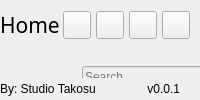
        <widget class="QFrame" name="contentBox">
         <layout class="QVBoxLayout" name="verticalLayout_2">
          <property name="spacing">
           <number>0</number>
          </property>
          <property name="leftMargin">
           <number>0</number>
          </property>
          <property name="topMargin">
           <number>0</number>
          </property>
          <property name="rightMargin">
           <number>0</number>
          </property>
          <property name="bottomMargin">
           <number>0</number>
          </property>
          <item>
           <widget class="QFrame" name="contentTopBg">
            <property name="minimumSize">
             <size>
              <width>0</width>
              <height>50</height>
             </size>
            </property>
            <property name="maximumSize">
             <size>
              <width>16777215</width>
              <height>50</height>
             </size>
            </property>
            <layout class="QHBoxLayout" name="horizontalLayout">
             <property name="spacing">
              <number>0</number>
             </property>
             <property name="leftMargin">
              <number>0</number>
             </property>
             <property name="topMargin">
              <number>0</number>
             </property>
             <property name="rightMargin">
              <number>10</number>
             </property>
             <property name="bottomMargin">
              <number>0</number>
             </property>
             <item>
              <widget class="QFrame" name="leftBox">
               <property name="sizePolicy">
                <sizepolicy hsizetype="Expanding" vsizetype="Preferred">
                 <horstretch>0</horstretch>
                 <verstretch>0</verstretch>
                </sizepolicy>
               </property>
               <layout class="QHBoxLayout" name="horizontalLayout_3">
                <property name="spacing">
                 <number>0</number>
                </property>
                <property name="leftMargin">
                 <number>0</number>
                </property>
                <property name="topMargin">
                 <number>0</number>
                </property>
                <property name="rightMargin">
                 <number>0</number>
                </property>
                <property name="bottomMargin">
                 <number>0</number>
                </property>
                <item>
                 <widget class="QLabel" name="titleRightInfo">
                  <property name="sizePolicy">
                   <sizepolicy hsizetype="Preferred" vsizetype="Expanding">
                    <horstretch>0</horstretch>
                    <verstretch>0</verstretch>
                   </sizepolicy>
                  </property>
                  <property name="maximumSize">
                   <size>
                    <width>16777215</width>
                    <height>45</height>
                   </size>
                  </property>
                  <property name="font">
                   <font>
                    <family>Exo SemiBold</family>
                    <pointsize>16</pointsize>
                    <italic>false</italic>
                    <stylestrategy>PreferAntialias</stylestrategy>
                    <fontweight>ExtraBold</fontweight>
                   </font>
                  </property>
                  <property name="styleSheet">
                   <string notr="true">font: 800 16pt &quot;Exo SemiBold&quot;;</string>
                  </property>
                  <property name="text">
                   <string>Home</string>
                  </property>
                 </widget>
                </item>
               </layout>
              </widget>
             </item>
             <item>
              <widget class="QFrame" name="rightButtons">
               <property name="sizePolicy">
                <sizepolicy hsizetype="Preferred" vsizetype="Preferred">
                 <horstretch>0</horstretch>
                 <verstretch>0</verstretch>
                </sizepolicy>
               </property>
               <property name="minimumSize">
                <size>
                 <width>0</width>
                 <height>28</height>
                </size>
               </property>
               <layout class="QHBoxLayout" name="horizontalLayout_6">
                <property name="spacing">
                 <number>5</number>
                </property>
                <property name="leftMargin">
                 <number>0</number>
                </property>
                <property name="topMargin">
                 <number>0</number>
                </property>
                <property name="rightMargin">
                 <number>0</number>
                </property>
                <property name="bottomMargin">
                 <number>0</number>
                </property>
                <item>
                 <widget class="QPushButton" name="settingsTopBtn">
                  <property name="minimumSize">
                   <size>
                    <width>28</width>
                    <height>28</height>
                   </size>
                  </property>
                  <property name="maximumSize">
                   <size>
                    <width>28</width>
                    <height>28</height>
                   </size>
                  </property>
                  <property name="cursor">
                   <cursorShape>PointingHandCursor</cursorShape>
                  </property>
                  <property name="toolTip">
                   <string>&lt;html&gt;&lt;head/&gt;&lt;body&gt;&lt;p&gt;Settings&lt;/p&gt;&lt;/body&gt;&lt;/html&gt;</string>
                  </property>
                  <property name="text">
                   <string/>
                  </property>
                  <property name="icon">
                   <iconset resource="resources.qrc">
                    <normaloff>:/icons/images/icons/icon_settings.png</normaloff>:/icons/images/icons/icon_settings.png</iconset>
                  </property>
                  <property name="iconSize">
                   <size>
                    <width>20</width>
                    <height>20</height>
                   </size>
                  </property>
                 </widget>
                </item>
                <item>
                 <widget class="QPushButton" name="minimizeAppBtn">
                  <property name="minimumSize">
                   <size>
                    <width>28</width>
                    <height>28</height>
                   </size>
                  </property>
                  <property name="maximumSize">
                   <size>
                    <width>28</width>
                    <height>28</height>
                   </size>
                  </property>
                  <property name="cursor">
                   <cursorShape>PointingHandCursor</cursorShape>
                  </property>
                  <property name="toolTip">
                   <string>&lt;html&gt;&lt;head/&gt;&lt;body&gt;&lt;p&gt;Minimize&lt;/p&gt;&lt;/body&gt;&lt;/html&gt;</string>
                  </property>
                  <property name="layoutDirection">
                   <enum>Qt::LayoutDirection::LeftToRight</enum>
                  </property>
                  <property name="autoFillBackground">
                   <bool>false</bool>
                  </property>
                  <property name="text">
                   <string/>
                  </property>
                  <property name="icon">
                   <iconset resource="resources.qrc">
                    <normaloff>:/icons/images/icons/icon_minimize.png</normaloff>:/icons/images/icons/icon_minimize.png</iconset>
                  </property>
                  <property name="iconSize">
                   <size>
                    <width>20</width>
                    <height>20</height>
                   </size>
                  </property>
                 </widget>
                </item>
                <item>
                 <widget class="QPushButton" name="maximizeRestoreAppBtn">
                  <property name="minimumSize">
                   <size>
                    <width>28</width>
                    <height>28</height>
                   </size>
                  </property>
                  <property name="maximumSize">
                   <size>
                    <width>28</width>
                    <height>28</height>
                   </size>
                  </property>
                  <property name="cursor">
                   <cursorShape>PointingHandCursor</cursorShape>
                  </property>
                  <property name="toolTip">
                   <string>&lt;html&gt;&lt;head/&gt;&lt;body&gt;&lt;p&gt;Maximize&lt;/p&gt;&lt;/body&gt;&lt;/html&gt;</string>
                  </property>
                  <property name="text">
                   <string/>
                  </property>
                  <property name="icon">
                   <iconset resource="resources.qrc">
                    <normaloff>:/icons/images/icons/icon_maximize.png</normaloff>:/icons/images/icons/icon_maximize.png</iconset>
                  </property>
                  <property name="iconSize">
                   <size>
                    <width>20</width>
                    <height>20</height>
                   </size>
                  </property>
                 </widget>
                </item>
                <item>
                 <widget class="QPushButton" name="closeAppBtn">
                  <property name="minimumSize">
                   <size>
                    <width>28</width>
                    <height>28</height>
                   </size>
                  </property>
                  <property name="maximumSize">
                   <size>
                    <width>28</width>
                    <height>28</height>
                   </size>
                  </property>
                  <property name="cursor">
                   <cursorShape>PointingHandCursor</cursorShape>
                  </property>
                  <property name="toolTip">
                   <string>&lt;html&gt;&lt;head/&gt;&lt;body&gt;&lt;p&gt;Close&lt;/p&gt;&lt;/body&gt;&lt;/html&gt;</string>
                  </property>
                  <property name="text">
                   <string/>
                  </property>
                  <property name="icon">
                   <iconset resource="resources.qrc">
                    <normaloff>:/icons/images/icons/icon_close.png</normaloff>:/icons/images/icons/icon_close.png</iconset>
                  </property>
                  <property name="iconSize">
                   <size>
                    <width>20</width>
                    <height>20</height>
                   </size>
                  </property>
                 </widget>
                </item>
               </layout>
              </widget>
             </item>
            </layout>
           </widget>
          </item>
          <item>
           <widget class="QFrame" name="contentBottom">
            <layout class="QVBoxLayout" name="verticalLayout_4">
             <property name="spacing">
              <number>0</number>
             </property>
             <property name="sizeConstraint">
              <enum>QLayout::SizeConstraint::SetDefaultConstraint</enum>
             </property>
             <property name="leftMargin">
              <number>0</number>
             </property>
             <property name="topMargin">
              <number>0</number>
             </property>
             <property name="rightMargin">
              <number>0</number>
             </property>
             <property name="bottomMargin">
              <number>0</number>
             </property>
             <item>
              <widget class="QFrame" name="contentFrame">
               <layout class="QHBoxLayout" name="horizontalLayout_9">
                <property name="spacing">
                 <number>0</number>
                </property>
                <property name="leftMargin">
                 <number>0</number>
                </property>
                <property name="topMargin">
                 <number>0</number>
                </property>
                <property name="rightMargin">
                 <number>0</number>
                </property>
                <property name="bottomMargin">
                 <number>0</number>
                </property>
                <item>
                 <widget class="QFrame" name="content">
                  <widget class="QFrame" name="pagesContainer">
                   <property name="geometry">
                    <rect>
                     <x>0</x>
                     <y>0</y>
                     <width>1220</width>
                     <height>645</height>
                    </rect>
                   </property>
                   <property name="sizePolicy">
                    <sizepolicy hsizetype="Preferred" vsizetype="Preferred">
                     <horstretch>0</horstretch>
                     <verstretch>0</verstretch>
                    </sizepolicy>
                   </property>
                   <property name="minimumSize">
                    <size>
                     <width>0</width>
                     <height>0</height>
                    </size>
                   </property>
                   <layout class="QVBoxLayout" name="verticalLayout_8">
                    <property name="spacing">
                     <number>0</number>
                    </property>
                    <property name="leftMargin">
                     <number>0</number>
                    </property>
                    <property name="topMargin">
                     <number>0</number>
                    </property>
                    <property name="rightMargin">
                     <number>0</number>
                    </property>
                    <property name="bottomMargin">
                     <number>0</number>
                    </property>
                    <item>
                     <widget class="QStackedWidget" name="contentStackedWidget">
                      <property name="currentIndex">
                       <number>1</number>
                      </property>
                      <widget class="QWidget" name="homePage">
                       <property name="styleSheet">
                        <string notr="true">background-image: url(:/images/takosu-lrg);
background-position: center;
background-repeat: no-repeat;</string>
                       </property>
                       <layout class="QVBoxLayout" name="verticalLayout_19">
                        <property name="spacing">
                         <number>0</number>
                        </property>
                        <property name="leftMargin">
                         <number>0</number>
                        </property>
                        <property name="topMargin">
                         <number>0</number>
                        </property>
                        <property name="rightMargin">
                         <number>0</number>
                        </property>
                        <property name="bottomMargin">
                         <number>0</number>
                        </property>
                       </layout>
                      </widget>
                      <widget class="QWidget" name="materialRefPage">
                       <layout class="QHBoxLayout" name="horizontalLayout_4">
                        <property name="spacing">
                         <number>0</number>
                        </property>
                        <property name="leftMargin">
                         <number>0</number>
                        </property>
                        <property name="topMargin">
                         <number>0</number>
                        </property>
                        <property name="rightMargin">
                         <number>0</number>
                        </property>
                        <property name="bottomMargin">
                         <number>0</number>
                        </property>
                        <item>
                         <widget class="QFrame" name="materialRefContainer">
                          <layout class="QVBoxLayout" name="verticalLayout_17">
                           <property name="spacing">
                            <number>0</number>
                           </property>
                           <property name="leftMargin">
                            <number>0</number>
                           </property>
                           <property name="topMargin">
                            <number>0</number>
                           </property>
                           <property name="rightMargin">
                            <number>0</number>
                           </property>
                           <property name="bottomMargin">
                            <number>0</number>
                           </property>
                           <item>
                            <widget class="QFrame" name="materialTopFrame">
                             <property name="sizePolicy">
                              <sizepolicy hsizetype="Preferred" vsizetype="Preferred">
                               <horstretch>0</horstretch>
                               <verstretch>0</verstretch>
                              </sizepolicy>
                             </property>
                             <property name="minimumSize">
                              <size>
                               <width>0</width>
                               <height>80</height>
                              </size>
                             </property>
                             <layout class="QVBoxLayout" name="verticalLayout_24">
                              <property name="spacing">
                               <number>0</number>
                              </property>
                              <property name="leftMargin">
                               <number>0</number>
                              </property>
                              <property name="topMargin">
                               <number>0</number>
                              </property>
                              <property name="rightMargin">
                               <number>0</number>
                              </property>
                              <property name="bottomMargin">
                               <number>0</number>
                              </property>
                              <item>
                               <widget class="QFrame" name="searchFrame">
                                <property name="minimumSize">
                                 <size>
                                  <width>0</width>
                                  <height>55</height>
                                 </size>
                                </property>
                                <property name="maximumSize">
                                 <size>
                                  <width>16777215</width>
                                  <height>16777215</height>
                                 </size>
                                </property>
                                <layout class="QHBoxLayout" name="horizontalLayout_11">
                                 <property name="spacing">
                                  <number>0</number>
                                 </property>
                                 <property name="leftMargin">
                                  <number>30</number>
                                 </property>
                                 <property name="topMargin">
                                  <number>10</number>
                                 </property>
                                 <property name="rightMargin">
                                  <number>30</number>
                                 </property>
                                 <property name="bottomMargin">
                                  <number>10</number>
                                 </property>
                                 <item>
                                  <widget class="QFrame" name="searchContainer">
                                   <property name="focusPolicy">
                                    <enum>Qt::FocusPolicy::NoFocus</enum>
                                   </property>
                                   <property name="styleSheet">
                                    <string notr="true"/>
                                   </property>
                                   <layout class="QHBoxLayout" name="horizontalLayout_10">
                                    <property name="spacing">
                                     <number>10</number>
                                    </property>
                                    <property name="leftMargin">
                                     <number>10</number>
                                    </property>
                                    <property name="topMargin">
                                     <number>0</number>
                                    </property>
                                    <property name="rightMargin">
                                     <number>20</number>
                                    </property>
                                    <property name="bottomMargin">
                                     <number>0</number>
                                    </property>
                                    <item>
                                     <widget class="QPushButton" name="searchButton">
                                      <property name="minimumSize">
                                       <size>
                                        <width>24</width>
                                        <height>24</height>
                                       </size>
                                      </property>
                                      <property name="cursor">
                                       <cursorShape>PointingHandCursor</cursorShape>
                                      </property>
                                      <property name="styleSheet">
                                       <string notr="true">background-image: url(:/icons/images/icons/cil-magnifying-glass.png);
border: none;</string>
                                      </property>
                                      <property name="text">
                                       <string/>
                                      </property>
                                      <property name="iconSize">
                                       <size>
                                        <width>20</width>
                                        <height>20</height>
                                       </size>
                                      </property>
                                     </widget>
                                    </item>
                                    <item>
                                     <widget class="QLineEdit" name="searchLineEdit">
                                      <property name="enabled">
                                       <bool>false</bool>
                                      </property>
                                      <property name="placeholderText">
                                       <string>Search</string>
                                      </property>
                                      <property name="clearButtonEnabled">
                                       <bool>false</bool>
                                      </property>
                                     </widget>
                                    </item>
                                   </layout>
                                  </widget>
                                 </item>
                                </layout>
                               </widget>
                              </item>
                              <item>
                               <widget class="QFrame" name="filterFrame">
                                <property name="maximumSize">
                                 <size>
                                  <width>16777215</width>
                                  <height>25</height>
                                 </size>
                                </property>
                                <layout class="QHBoxLayout" name="horizontalLayout_5"/>
                               </widget>
                              </item>
                             </layout>
                            </widget>
                           </item>
                           <item>
                            <widget class="QWidget" name="materialBotFrame" native="true">
                             <property name="sizePolicy">
                              <sizepolicy hsizetype="Preferred" vsizetype="Expanding">
                               <horstretch>0</horstretch>
                               <verstretch>0</verstretch>
                              </sizepolicy>
                             </property>
                             <layout class="QVBoxLayout" name="verticalLayout_25">
                              <property name="spacing">
                               <number>0</number>
                              </property>
                              <property name="leftMargin">
                               <number>0</number>
                              </property>
                              <property name="topMargin">
                               <number>0</number>
                              </property>
                              <property name="rightMargin">
                               <number>0</number>
                              </property>
                              <property name="bottomMargin">
                               <number>0</number>
                              </property>
                              <item>
                               <widget class="QLabel" name="matLabel">
                                <property name="text">
                                 <string>Material Reference Page</string>
                                </property>
                                <property name="alignment">
                                 <set>Qt::AlignmentFlag::AlignCenter</set>
                                </property>
                               </widget>
                              </item>
                             </layout>
                            </widget>
                           </item>
                          </layout>
                         </widget>
                        </item>
                       </layout>
                      </widget>
                      <widget class="QWidget" name="assetLibraryPage">
                       <layout class="QHBoxLayout" name="horizontalLayout_7">
                        <property name="spacing">
                         <number>0</number>
                        </property>
                        <property name="leftMargin">
                         <number>0</number>
                        </property>
                        <property name="topMargin">
                         <number>0</number>
                        </property>
                        <property name="rightMargin">
                         <number>0</number>
                        </property>
                        <property name="bottomMargin">
                         <number>0</number>
                        </property>
                        <item>
                         <widget class="QFrame" name="assetContentFrame">
                          <layout class="QVBoxLayout" name="verticalLayout_20">
                           <item>
                            <widget class="QLabel" name="label">
                             <property name="text">
                              <string>Asset Library Page</string>
                             </property>
                             <property name="alignment">
                              <set>Qt::AlignmentFlag::AlignCenter</set>
                             </property>
                            </widget>
                           </item>
                          </layout>
                         </widget>
                        </item>
                       </layout>
                      </widget>
                     </widget>
                    </item>
                   </layout>
                  </widget>
                  <widget class="QFrame" name="settingsRightBox">
                   <property name="enabled">
                    <bool>true</bool>
                   </property>
                   <property name="geometry">
                    <rect>
                     <x>1220</x>
                     <y>0</y>
                     <width>0</width>
                     <height>645</height>
                    </rect>
                   </property>
                   <property name="sizePolicy">
                    <sizepolicy hsizetype="Preferred" vsizetype="Preferred">
                     <horstretch>0</horstretch>
                     <verstretch>0</verstretch>
                    </sizepolicy>
                   </property>
                   <property name="minimumSize">
                    <size>
                     <width>0</width>
                     <height>643</height>
                    </size>
                   </property>
                   <property name="maximumSize">
                    <size>
                     <width>0</width>
                     <height>16777215</height>
                    </size>
                   </property>
                   <layout class="QVBoxLayout" name="verticalLayout_7">
                    <property name="spacing">
                     <number>0</number>
                    </property>
                    <property name="leftMargin">
                     <number>0</number>
                    </property>
                    <property name="topMargin">
                     <number>0</number>
                    </property>
                    <property name="rightMargin">
                     <number>0</number>
                    </property>
                    <property name="bottomMargin">
                     <number>0</number>
                    </property>
                    <item>
                     <widget class="QFrame" name="settingsContainer">
                      <layout class="QVBoxLayout" name="verticalLayout_18">
                       <property name="spacing">
                        <number>0</number>
                       </property>
                       <property name="leftMargin">
                        <number>0</number>
                       </property>
                       <property name="topMargin">
                        <number>0</number>
                       </property>
                       <property name="rightMargin">
                        <number>0</number>
                       </property>
                       <property name="bottomMargin">
                        <number>0</number>
                       </property>
                      </layout>
                     </widget>
                    </item>
                   </layout>
                  </widget>
                 </widget>
                </item>
               </layout>
              </widget>
             </item>
             <item>
              <widget class="QFrame" name="bottomBar">
               <property name="minimumSize">
                <size>
                 <width>0</width>
                 <height>22</height>
                </size>
               </property>
               <property name="maximumSize">
                <size>
                 <width>16777215</width>
                 <height>22</height>
                </size>
               </property>
               <layout class="QHBoxLayout" name="horizontalLayout_2">
                <property name="spacing">
                 <number>0</number>
                </property>
                <property name="leftMargin">
                 <number>0</number>
                </property>
                <property name="topMargin">
                 <number>0</number>
                </property>
                <property name="rightMargin">
                 <number>0</number>
                </property>
                <property name="bottomMargin">
                 <number>0</number>
                </property>
                <item>
                 <widget class="QLabel" name="creditsLabel">
                  <property name="text">
                   <string>By: Studio Takosu</string>
                  </property>
                 </widget>
                </item>
                <item>
                 <widget class="QLabel" name="version">
                  <property name="text">
                   <string>v0.0.1</string>
                  </property>
                  <property name="alignment">
                   <set>Qt::AlignmentFlag::AlignRight|Qt::AlignmentFlag::AlignTrailing|Qt::AlignmentFlag::AlignVCenter</set>
                  </property>
                 </widget>
                </item>
                <item>
                 <widget class="QFrame" name="frame_size_grip">
                  <property name="minimumSize">
                   <size>
                    <width>20</width>
                    <height>0</height>
                   </size>
                  </property>
                  <property name="maximumSize">
                   <size>
                    <width>20</width>
                    <height>16777215</height>
                   </size>
                  </property>
                  <property name="styleSheet">
                   <string notr="true">background-image: url(:/icons/images/icons/cil-size-grip.png);
background-repeat: no-repeat;
background-position: right bottom;</string>
                  </property>
                  <property name="frameShape">
                   <enum>QFrame::Shape::NoFrame</enum>
                  </property>
                  <property name="frameShadow">
                   <enum>QFrame::Shadow::Raised</enum>
                  </property>
                 </widget>
                </item>
               </layout>
              </widget>
             </item>
            </layout>
           </widget>
          </item>
         </layout>
        </widget>
